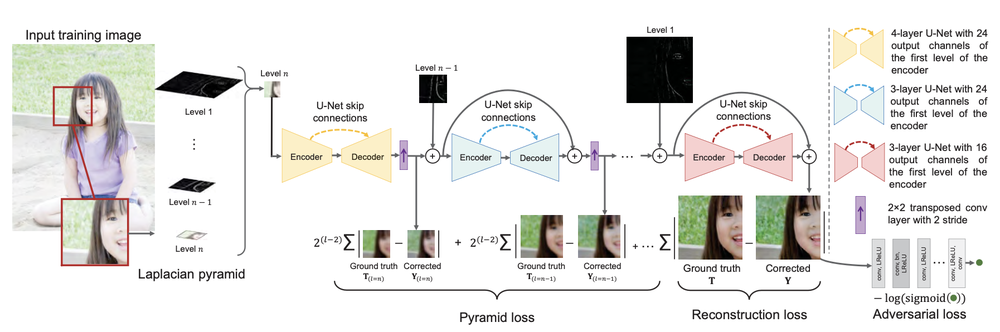
#> input picture EndoLMSPEC-main/lmspec_original.png, 1000 x 332 px, shrunk from 1794 x 596 before the run
$ python generate_pairs.py --normal_dir ../EndoLMSPEC-main
#> lines starting #> are read from the running program, lines starting #| are printed output that depends on the picture; after the words box and inside, x2 and y2 are one past the last pixel; in counts of white or black regions, pixels touching at a corner belong together
### i2i_diff_augmented_paired/exposure_augment.py
#!/usr/bin/env python3
"""
exposure_augment.py — Deterministic cluster-based exposure augmentation.

Replaces the diffusion SDEdit inference with a physics-informed approach:
1. Convert to LAB, extract L channel
2. Extract high-pass texture detail (L - blur(L))
3. Identify seed clusters of bright/dark pixels via thresholding + morphology
4. Expand clusters with distance-weighted smooth falloff
5. Apply aggressive luminance shift to the low-frequency envelope
6. Re-inject the original high-pass texture
7. Recombine with untouched A,B channels → RGB

This guarantees:
- Texture is pixel-identical to the original (high-pass preserved)
- Colour is identical (A,B untouched)
- Exposure changes are strong and spatially coherent (cluster-based)
- Works at any resolution (no model, no GPU needed)

Usage:
    python exposure_augment.py --input_dir ./data/normal --output_dir ./output/augmented
    python exposure_augment.py --input_dir ./data/normal --output_dir ./output/augmented \
        --mode overexposed --strength 0.8 --cluster_expand_px 60
"""

import argparse
import os
from pathlib import Path
from typing import Tuple

import numpy as np
from PIL import Image
from scipy.ndimage import (
    gaussian_filter,
    binary_dilation,
    binary_erosion,
    distance_transform_edt,
    label as connected_components,
)
from tqdm import tqdm


# ═══════════════════════════════════════════════════════════════════════════════
# Colour-space conversions (pure NumPy, no OpenCV dependency)
# ═══════════════════════════════════════════════════════════════════════════════

def rgb_to_lab(img: np.ndarray) -> np.ndarray:
    """uint8 HWC RGB → float32 HWC LAB. L∈[0,100], A∈[-128,127], B∈[-128,127]."""
    x = img.astype(np.float32) / 255.0
    mask = x > 0.04045
    x = np.where(mask, ((x + 0.055) / 1.055) ** 2.4, x / 12.92)
    mat = np.array([
        [0.4124564, 0.3575761, 0.1804375],
        [0.2126729, 0.7151522, 0.0721750],
        [0.0193339, 0.1191920, 0.9503041],
    ], dtype=np.float32)
    xyz = x @ mat.T
    xyz[..., 0] /= 0.95047
    xyz[..., 2] /= 1.08883
    eps, kappa = 216.0 / 24389.0, 24389.0 / 27.0
    f = np.where(xyz > eps, np.cbrt(xyz), (kappa * xyz + 16.0) / 116.0)
    L = 116.0 * f[..., 1] - 16.0
    A = 500.0 * (f[..., 0] - f[..., 1])
    B = 200.0 * (f[..., 1] - f[..., 2])
    return np.stack([L, A, B], axis=-1)


def lab_to_rgb(lab: np.ndarray) -> np.ndarray:
    """float32 HWC LAB → uint8 HWC RGB."""
    L, A, B = lab[..., 0], lab[..., 1], lab[..., 2]
    fy = (L + 16.0) / 116.0
    fx = A / 500.0 + fy
    fz = fy - B / 200.0
    eps, kappa = 216.0 / 24389.0, 24389.0 / 27.0
    xr = np.where(fx ** 3 > eps, fx ** 3, (116.0 * fx - 16.0) / kappa)
    yr = np.where(L > kappa * eps, ((L + 16.0) / 116.0) ** 3, L / kappa)
    zr = np.where(fz ** 3 > eps, fz ** 3, (116.0 * fz - 16.0) / kappa)
    xyz = np.stack([xr * 0.95047, yr, zr * 1.08883], axis=-1).astype(np.float32)
    mat_inv = np.array([
        [ 3.2404542, -1.5371385, -0.4985314],
        [-0.9692660,  1.8760108,  0.0415560],
        [ 0.0556434, -0.2040259,  1.0572252],
    ], dtype=np.float32)
    rgb = xyz @ mat_inv.T
    rgb = np.clip(rgb, 0.0, None)
    mask = rgb > 0.0031308
    rgb = np.where(mask, 1.055 * (rgb ** (1.0 / 2.4)) - 0.055, 12.92 * rgb)
    return (np.clip(rgb, 0.0, 1.0) * 255.0).astype(np.uint8)


# ═══════════════════════════════════════════════════════════════════════════════
# Core exposure augmentation
# ═══════════════════════════════════════════════════════════════════════════════

def decompose_luminance(L: np.ndarray, texture_sigma: float = 3.0
                        ) -> Tuple[np.ndarray, np.ndarray]:
    """Split L into low-frequency envelope + high-pass texture.

    Args:
        L: luminance channel, [0, 100]
        texture_sigma: Gaussian sigma for the split. Larger = more of the
                       image is considered "texture" and preserved.

    Returns:
        (L_low, L_high) where L = L_low + L_high
    """
    L_low = gaussian_filter(L.astype(np.float64), sigma=texture_sigma).astype(np.float32)
    L_high = L - L_low
    return L_low, L_high


def find_seed_clusters(
    L: np.ndarray,
    mode: str,
    bright_threshold_percentile: float = 85.0,
    dark_threshold_percentile: float = 15.0,
    min_cluster_pixels: int = 50,
) -> np.ndarray:
    """Find seed regions of already-bright or already-dark pixels.

    Uses adaptive percentile thresholds on the image's own distribution,
    then cleans with morphological operations and filters by size.

    Returns:
        Binary mask of seed clusters (True = seed pixel).
    """
    if mode == "overexposed":
        threshold = np.percentile(L, bright_threshold_percentile)
        # also require absolute brightness (at least mid-range)
        threshold = max(threshold, 45.0)
        seed_mask = L >= threshold
    elif mode == "underexposed":
        threshold = np.percentile(L, dark_threshold_percentile)
        # also require absolute darkness
        threshold = min(threshold, 55.0)
        seed_mask = L <= threshold
    else:
        raise ValueError(f"mode must be 'overexposed' or 'underexposed', got {mode}")

    # morphological cleanup: close small gaps, remove noise
    struct = np.ones((5, 5), dtype=bool)
    seed_mask = binary_erosion(seed_mask, structure=struct, iterations=1)
    seed_mask = binary_dilation(seed_mask, structure=struct, iterations=2)

    # filter out tiny clusters
    labelled, n_clusters = connected_components(seed_mask)
    for i in range(1, n_clusters + 1):
        cluster_size = (labelled == i).sum()
        if cluster_size < min_cluster_pixels:
            seed_mask[labelled == i] = False

    return seed_mask


def build_exposure_map(
    seed_mask: np.ndarray,
    L: np.ndarray,
    mode: str,
    expand_radius_px: int = 60,
    falloff_sigma: float = 30.0,
    core_strength: float = 1.0,
) -> np.ndarray:
    """Build a smooth [0, 1] exposure influence map from seed clusters.

    The map is 1.0 at seed cores and falls off smoothly with distance.
    Pixels far from any seed cluster get 0 influence.

    Args:
        seed_mask: binary mask of seed clusters
        L: original luminance (used to modulate influence by local brightness)
        mode: 'overexposed' or 'underexposed'
        expand_radius_px: maximum expansion distance in pixels
        falloff_sigma: Gaussian sigma controlling how fast influence decays
        core_strength: strength multiplier at seed cores

    Returns:
        Float32 map in [0, 1] — the blending weight for exposure shift.
    """
    if not seed_mask.any():
        # no clusters found — create a mild global shift from the brightest/darkest region
        if mode == "overexposed":
            influence = (L - L.min()) / (L.max() - L.min() + 1e-8)
            influence = np.power(influence, 3.0)  # concentrate on brightest areas
        else:
            influence = 1.0 - (L - L.min()) / (L.max() - L.min() + 1e-8)
            influence = np.power(influence, 3.0)  # concentrate on darkest areas
        return (influence * core_strength * 0.5).astype(np.float32)

    # distance from nearest seed pixel
    inv_mask = ~seed_mask
    dist = distance_transform_edt(inv_mask).astype(np.float32)

    # smooth falloff: Gaussian decay from seed boundary
    influence = np.exp(-0.5 * (dist / falloff_sigma) ** 2)

    # hard cutoff beyond expand_radius
    influence[dist > expand_radius_px] = 0.0

    # seed cores get full strength
    influence[seed_mask] = core_strength

    # modulate by local brightness affinity:
    # for overexposure, brighter neighbours expand more easily
    # for underexposure, darker neighbours expand more easily
    L_norm = (L - L.min()) / (L.max() - L.min() + 1e-8)
    if mode == "overexposed":
        affinity = np.power(L_norm, 0.5)  # bright pixels are more receptive
    else:
        affinity = np.power(1.0 - L_norm, 0.5)  # dark pixels more receptive

    # only apply affinity outside the core seeds
    blended = influence.copy()
    blended[inv_mask] *= affinity[inv_mask]

    # smooth the whole map to remove hard edges
    blended = gaussian_filter(blended, sigma=falloff_sigma * 0.3)

    # re-normalise to [0, core_strength]
    if blended.max() > 0:
        blended = blended / blended.max() * core_strength

    return blended.astype(np.float32)


def apply_exposure_shift(
    L_low: np.ndarray,
    exposure_map: np.ndarray,
    mode: str,
    shift_magnitude: float = 40.0,
    clip_target_over: float = 100.0,
    clip_target_under: float = 0.0,
) -> np.ndarray:
    """Apply luminance shift to the low-frequency envelope.

    Args:
        L_low: low-frequency luminance envelope
        exposure_map: [0,1] influence map
        mode: 'overexposed' or 'underexposed'
        shift_magnitude: maximum L shift in absolute units (0-100 scale)
        clip_target_over: L value for fully overexposed pixels
        clip_target_under: L value for fully underexposed pixels

    Returns:
        Modified L_low with exposure shift applied.
    """
    L_shifted = L_low.copy()

    if mode == "overexposed":
        # push toward clipping white — stronger where influence is higher
        # use a non-linear curve so the effect accelerates near the core
        shift = exposure_map * shift_magnitude
        # additionally, pixels already bright get pushed harder toward clip
        brightness_boost = (L_low / 100.0) ** 0.5  # brighter pixels saturate faster
        shift *= (0.5 + 0.5 * brightness_boost)
        L_shifted = L_shifted + shift
        # core saturation: where exposure_map > 0.9, push strongly toward clip
        core = exposure_map > 0.85
        if core.any():
            L_shifted[core] = L_shifted[core] * 0.3 + clip_target_over * 0.7

    elif mode == "underexposed":
        shift = exposure_map * shift_magnitude
        darkness_pull = (1.0 - L_low / 100.0) ** 0.5
        shift *= (0.5 + 0.5 * darkness_pull)
        L_shifted = L_shifted - shift
        core = exposure_map > 0.85
        if core.any():
            L_shifted[core] = L_shifted[core] * 0.3 + clip_target_under * 0.7

    return L_shifted


def augment_exposure(
    img_rgb: np.ndarray,
    mode: str = "overexposed",
    strength: float = 0.8,
    texture_sigma: float = 3.0,
    cluster_expand_px: int = 60,
    falloff_sigma: float = 30.0,
    bright_percentile: float = 85.0,
    dark_percentile: float = 15.0,
    min_cluster_px: int = 50,
    shift_magnitude: float = 45.0,
) -> np.ndarray:
    """Full pipeline: RGB in → exposure-augmented RGB out.

    Args:
        img_rgb: uint8 HWC RGB input (any resolution)
        mode: 'overexposed' or 'underexposed'
        strength: overall effect strength in [0, 1]. 1.0 = full effect.
        texture_sigma: sigma for luminance decomposition
        cluster_expand_px: how far (pixels) clusters expand
        falloff_sigma: smoothness of expansion falloff
        bright_percentile: percentile threshold for overexposure seeds
        dark_percentile: percentile threshold for underexposure seeds
        min_cluster_px: minimum seed cluster size
        shift_magnitude: max L-channel shift (0–100 scale)

    Returns:
        uint8 HWC RGB with exposure augmentation applied.
    """
    # --- Step 1: Convert to LAB ---
    lab = rgb_to_lab(img_rgb)
    L = lab[..., 0].copy()      # [0, 100]
    A = lab[..., 1].copy()      # untouched
    B = lab[..., 2].copy()      # untouched

    # scale parameters by image size (reference: 512px)
    scale = max(img_rgb.shape[0], img_rgb.shape[1]) / 512.0
    scaled_expand = int(cluster_expand_px * scale)
    scaled_falloff = falloff_sigma * scale
    scaled_texture_sigma = texture_sigma * scale
    scaled_min_cluster = int(min_cluster_px * scale * scale)  # area scales quadratically

    # --- Step 2: Decompose luminance ---
    L_low, L_high = decompose_luminance(L, texture_sigma=scaled_texture_sigma)

    # --- Step 3: Find seed clusters ---
    seed_mask = find_seed_clusters(
        L, mode,
        bright_threshold_percentile=bright_percentile,
        dark_threshold_percentile=dark_percentile,
        min_cluster_pixels=scaled_min_cluster,
    )

    # --- Step 4: Build exposure influence map ---
    exposure_map = build_exposure_map(
        seed_mask, L, mode,
        expand_radius_px=scaled_expand,
        falloff_sigma=scaled_falloff,
        core_strength=strength,
    )

    # --- Step 5: Shift the low-frequency envelope only ---
    L_low_shifted = apply_exposure_shift(
        L_low, exposure_map, mode,
        shift_magnitude=shift_magnitude,
    )

    # --- Step 6: Recombine: shifted envelope + original texture ---
    L_new = L_low_shifted + L_high

    # clip to valid LAB range
    L_new = np.clip(L_new, 0.0, 100.0).astype(np.float32)

    # --- Step 7: Reconstruct LAB → RGB ---
    lab_new = np.stack([L_new, A, B], axis=-1)
    rgb_out = lab_to_rgb(lab_new)

    return rgb_out


# ═══════════════════════════════════════════════════════════════════════════════
# Batch processing CLI
# ═══════════════════════════════════════════════════════════════════════════════

EXTENSIONS = {".jpg", ".jpeg", ".png", ".bmp", ".tiff", ".tif"}


# [87 lines left out: functions process_directory, main, not called in this run]


# [2 lines that do not run on import are left out]

### i2i_diff_augmented_paired/generate_pairs.py
#!/usr/bin/env python3
"""
generate_pairs.py — Create paired training data for the diffusion model.

Runs exposure_augment.py on every normal frame to produce:
    data/pairs/overexposed/   (target L channels saved as .npy)
    data/pairs/underexposed/  (target L channels saved as .npy)
    data/pairs/normal/        (source L channels + AB channels as .npy)

We store raw LAB arrays (not RGB images) so the diffusion model trains
directly on L channels without repeated colour-space conversions.

Usage:
    python generate_pairs.py \
        --normal_dir ./data/normal \
        --output_dir ./data/pairs \
        --strength 0.85 \
        --shift_magnitude 50.0

    # Generate multiple augmentation variants per image for more diversity:
    python generate_pairs.py \
        --normal_dir ./data/normal \
        --output_dir ./data/pairs \
        --num_variants 3
"""

import argparse
import os
from pathlib import Path

import numpy as np
from PIL import Image
from tqdm import tqdm

from exposure_augment import rgb_to_lab, augment_exposure


EXTENSIONS = {".jpg", ".jpeg", ".png", ".bmp", ".tiff", ".tif"}


def generate_pairs(
    normal_dir: str,
    output_dir: str,
    strength: float = 0.85,
    shift_magnitude: float = 50.0,
    cluster_expand_px: int = 60,
    falloff_sigma: float = 30.0,
    bright_percentile: float = 85.0,
    dark_percentile: float = 15.0,
    texture_sigma: float = 3.0,
    num_variants: int = 1,
):
    normal_path = Path(normal_dir)
    files = sorted(p for p in normal_path.iterdir() if p.suffix.lower() in EXTENSIONS)
    if not files:
        raise RuntimeError(f"No images found in {normal_dir}")

    # output structure
    out = Path(output_dir)
    (out / "normal").mkdir(parents=True, exist_ok=True)
    (out / "overexposed").mkdir(parents=True, exist_ok=True)
    (out / "underexposed").mkdir(parents=True, exist_ok=True)

    # define parameter variations for multi-variant generation
    rng = np.random.RandomState(42)
    variant_params = []
    for v in range(num_variants):
        if v == 0:
            # variant 0 = exact defaults
            variant_params.append({
                "strength": strength,
                "shift_magnitude": shift_magnitude,
                "cluster_expand_px": cluster_expand_px,
                "falloff_sigma": falloff_sigma,
                "bright_percentile": bright_percentile,
                "dark_percentile": dark_percentile,
                "texture_sigma": texture_sigma,
            })
        else:
            # subsequent variants add controlled randomness
            variant_params.append({
                "strength": np.clip(strength + rng.uniform(-0.15, 0.15), 0.4, 1.0),
                "shift_magnitude": np.clip(shift_magnitude + rng.uniform(-15, 15), 20, 70),
                "cluster_expand_px": int(np.clip(cluster_expand_px + rng.randint(-20, 20), 30, 100)),
                "falloff_sigma": np.clip(falloff_sigma + rng.uniform(-10, 10), 15, 50),
                "bright_percentile": np.clip(bright_percentile + rng.uniform(-10, 5), 70, 92),
                "dark_percentile": np.clip(dark_percentile + rng.uniform(-5, 10), 8, 30),
                "texture_sigma": texture_sigma,
            })

    print(f"[Pair Generation] {len(files)} images × {num_variants} variant(s) "
          f"= {len(files) * num_variants} pairs per domain")

    count = 0
    for fpath in tqdm(files, desc="Generating pairs"):
        img_rgb = np.array(Image.open(fpath).convert("RGB"))
        lab = rgb_to_lab(img_rgb)

        for v, params in enumerate(variant_params):
            suffix = f"_v{v}" if num_variants > 1 else ""
            stem = fpath.stem + suffix

            # source: normal L and AB
            # (save once per image, not per variant — AB doesn't change)
            if v == 0:
                np.save(str(out / "normal" / f"{fpath.stem}.npy"), lab)

            # target: overexposed
            over_rgb = augment_exposure(img_rgb, mode="overexposed", **params)
            over_lab = rgb_to_lab(over_rgb)
            np.save(str(out / "overexposed" / f"{stem}.npy"), over_lab[..., 0])  # L only

            # target: underexposed
            under_rgb = augment_exposure(img_rgb, mode="underexposed", **params)
            under_lab = rgb_to_lab(under_rgb)
            np.save(str(out / "underexposed" / f"{stem}.npy"), under_lab[..., 0])  # L only

            count += 1

    print(f"[Done] {count} pairs generated in {output_dir}")
    print(f"  Normal LAB arrays:     {out / 'normal'}")
    print(f"  Overexposed L arrays:  {out / 'overexposed'}")
    print(f"  Underexposed L arrays: {out / 'underexposed'}")


def main():
    parser = argparse.ArgumentParser()
    parser.add_argument("--normal_dir", type=str, required=True)
    parser.add_argument("--output_dir", type=str, default="./data/pairs")
    parser.add_argument("--strength", type=float, default=0.85)
    parser.add_argument("--shift_magnitude", type=float, default=50.0)
    parser.add_argument("--cluster_expand_px", type=int, default=60)
    parser.add_argument("--falloff_sigma", type=float, default=30.0)
    parser.add_argument("--bright_percentile", type=float, default=85.0)
    parser.add_argument("--dark_percentile", type=float, default=15.0)
    parser.add_argument("--texture_sigma", type=float, default=3.0)
    parser.add_argument("--num_variants", type=int, default=1,
                        help="Number of augmentation variants per image (more = more diversity)")
    args = parser.parse_args()

    generate_pairs(
        normal_dir=args.normal_dir,
        output_dir=args.output_dir,
        strength=args.strength,
        shift_magnitude=args.shift_magnitude,
        cluster_expand_px=args.cluster_expand_px,
        falloff_sigma=args.falloff_sigma,
        bright_percentile=args.bright_percentile,
        dark_percentile=args.dark_percentile,
        texture_sigma=args.texture_sigma,
        num_variants=args.num_variants,
    )
#> in rgb_to_lab, `return np.stack([L, A, B], axis=-1)`:
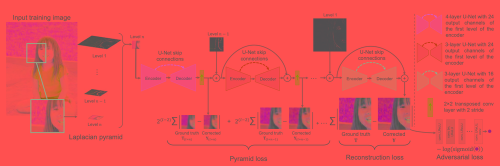
#> returned value: shape (332, 1000, 3) float32 (shown at 1/2 size); mean of channels 0, 1, 2 91.1, 0, 1.2; drawn with min black and max white
#> the loop in generate_pairs, `for v, params in enumerate(variant_params):` made 1 pass
#> pass 1, in decompose_luminance, `L_low = gaussian_filter(L.astype(np.float64), sigma=texture_sigma).ast..`:
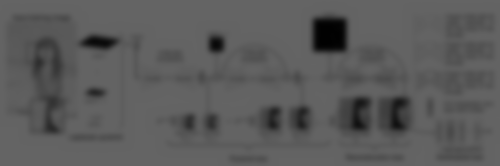
#> L_low: shape (332, 1000) float32 (shown at 1/2 size); min 1.12, max 100, mean 91.1
#> pass 1, in decompose_luminance, `L_high = L - L_low`:
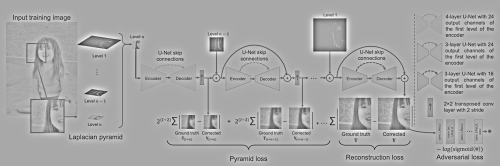
#> L_high: shape (332, 1000) float32 (shown at 1/2 size); min -95.24, max 48.5, mean 0; drawn with min black and max white
#> pass 1, in find_seed_clusters, `seed_mask = L >= threshold`:
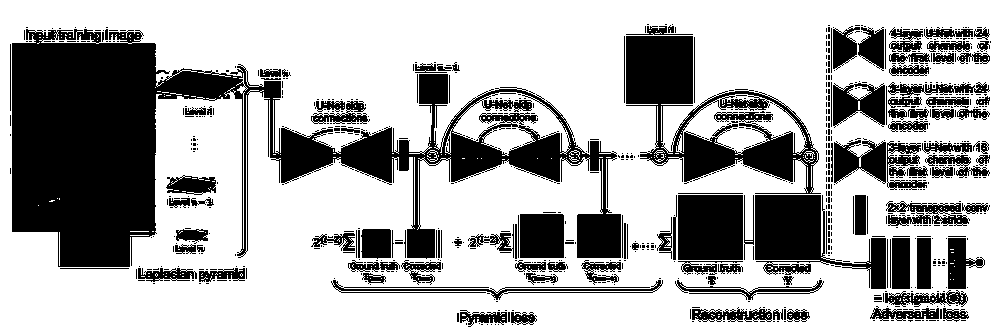
#> seed_mask: shape (332, 1000) bool; 68.1% white; 820 black regions (695 under 20 px), largest, box (x1, y1, x2, y2) and area: (12, 29, 621, 267) 49496, (626, 36, 821, 194) 10710, (755, 195, 886, 289) 5831
#> pass 1, in find_seed_clusters, `seed_mask = binary_erosion(seed_mask, structure=struct, iterations=1)`:
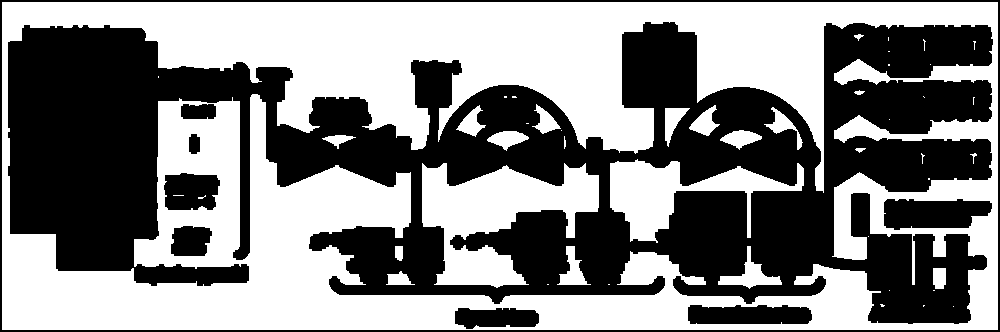
#> seed_mask: shape (332, 1000) bool; 51.4% white; 9 black regions, largest, box (x1, y1, x2, y2) and area: (8, 22, 993, 324) 146383, (0, 0, 1000, 332) 5312, (884, 199, 992, 230) 2703
#> after the loop in generate_pairs, `for v, params in enumerate(variant_params):`:
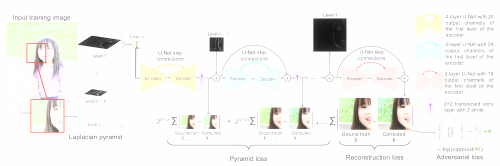
#> over_rgb: shape (332, 1000, 3) (shown at 1/2 size); mean R, G, B 244.4, 244.3, 241.9
#> after the loop in generate_pairs, `for v, params in enumerate(variant_params):`:
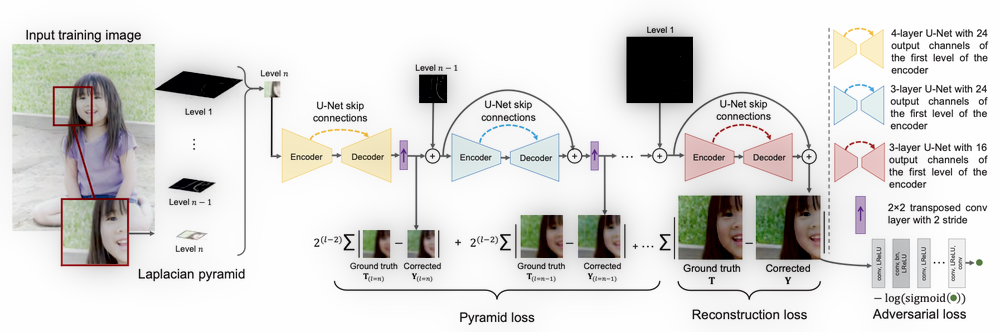
#> under_rgb: shape (332, 1000, 3); mean R, G, B 220.6, 219.9, 217.9
#> after the loop in generate_pairs, `for v, params in enumerate(variant_params):`: count = 1
#| [Done] 2 pairs generated in ./data/pairs


if __name__ == "__main__":
    main()
